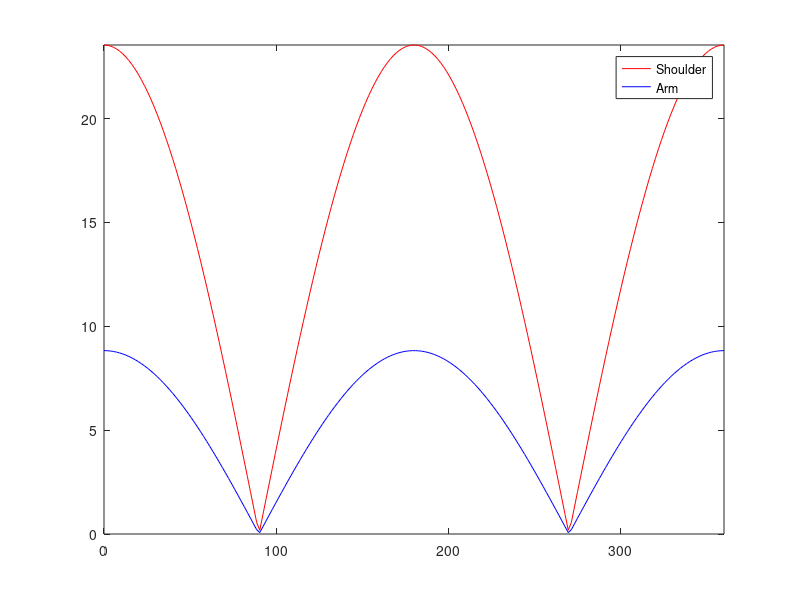

This chart was generated by the following MATLAB code:

getR = @(th) [ cosd(th) -sind(th); sind(th) cosd(th) ];

M = 100; % kg weight on EE
g = 9.81; % m/s^2
A = 5; % Shoulder to arm distance
B = 3; % arm to EE distance
T1 = zeros(180,1);
T2 = zeros(180,1);

n = 200;
theta_vals = linspace(0,360,n);
GRAPHICS_ON = false;

for i = 1:n
    theta=[theta_vals(i) 0];

    R = { getR(theta(1)) getR(theta(2)) };

    % Offsets
    off1 = R{1}*[A 0]';
    off2 = R{2}*R{1}*[B 0]';
    k =  off1 + off2;

    % Torque on Joint 2
    %T2 = M*g * B *
    
    T1(i) = 1e-3 * M*g*B*(off1(1)+off2(1));
    T2(i) = 1e-3 * M*g*B*off2(1);
    
    % Graphics
    if (GRAPHICS_ON) 
        plot( [0 off1(1) k(1) ],[0 off1(2) k(2)] ,'bo-');
        hold on;
        % Torque on joint 1
        plot([ 0 0 ], [0 1e-1*T1(i)], 'r-');
        % Torque on joint 2
        plot([ off1(1) off1(1)], [off1(2) off1(2) + 1e-1*T2(i)], 'r-');
        axis([-10 10 -10 10]);
        pause(0.05);
        hold off;
    end
    
end

plot(theta_vals,abs(T1),'r',theta_vals,abs(T2),'b');
axis([min(theta_vals) max(theta_vals) 0 max(max(T1),max(T2))]);
legend('Shoulder','Arm');
